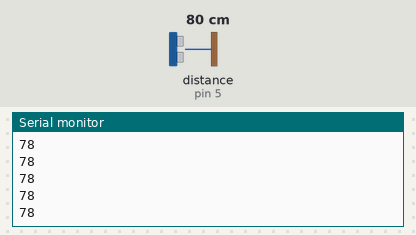
Simulated run of this sketch. Board: Arduino Uno, built with avr-gcc and run on an emulated ATmega328P. On the bench: the last lines printed to the serial monitor. Wiring (inferred from the names in the program): ultrasonic range finder: trigger pin 6; echo pin 5. Inputs (shaded band) come from the test bench; at power-on: distance to the obstacle (sensor on pin 5) 80 cm. The echo pulse lasts 58.3 µs per cm.

Above: at 1.2 s.
1.3 s: distance to the obstacle (sensor on pin 5) set to 2 cm
At 1.34 s:
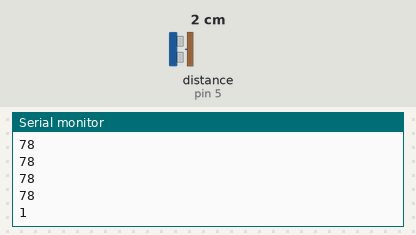
2.8 s: distance to the obstacle (sensor on pin 5) set to 4 cm
At 2.81 s:
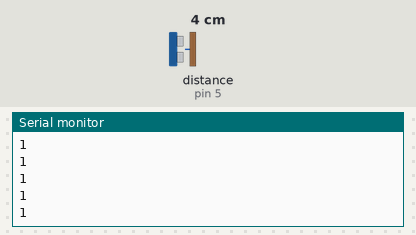
Timing chart, 0 to 5.8 s (numbered marks = the images above; inputs shaded):
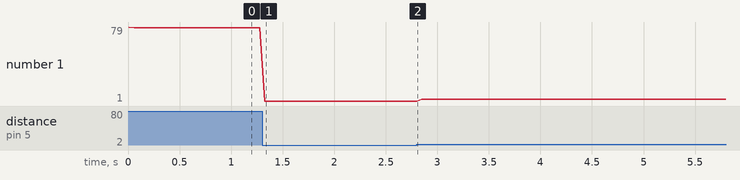

Measured:
- after the input at 1.3 s, the serial monitor: prints a new line at once (image 1)
- plotted number 1: 78 → 1 after the input at 1.3 s, 1 → 3 after the input at 2.8 s

The sketch:

try_ultrasonic.ino
```cpp
int echo=5 ;
int trig=6 ;
long distance ;
float duration ;

void setup() {
 pinMode (trig,OUTPUT);
 pinMode (echo,INPUT);
Serial.begin (9600);

}

void loop() {
digitalWrite (trig,LOW);
delayMicroseconds (2);
digitalWrite (trig,HIGH);
delayMicroseconds (10);
digitalWrite (trig,LOW);

duration=pulseIn(echo,HIGH);
distance=duration*0.034 ;

Serial.println (distance/2);
delay (50);


}
```
